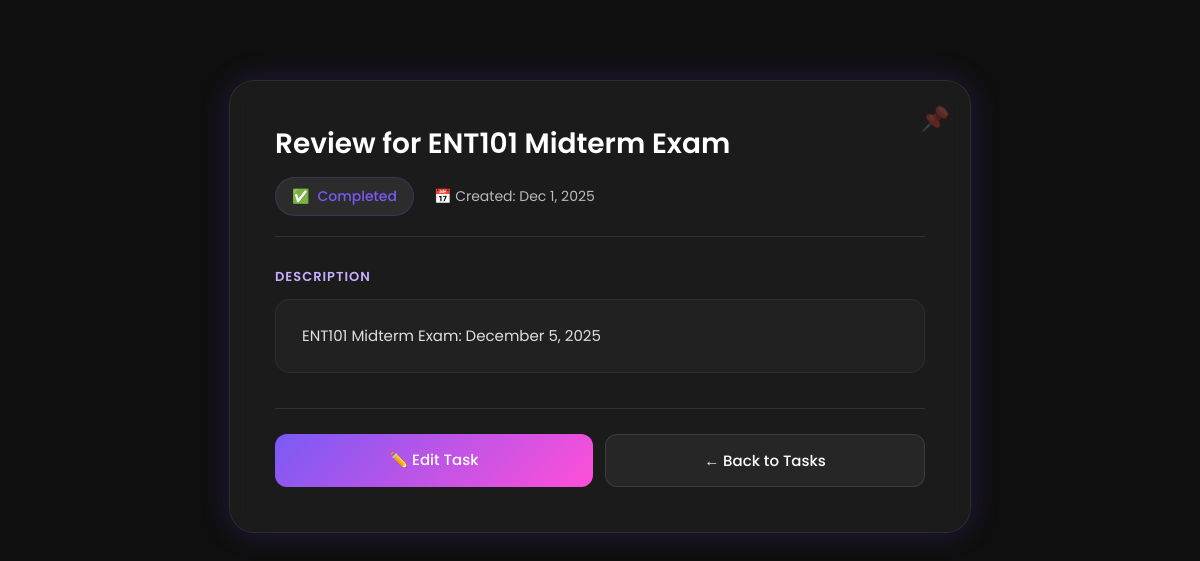
The app's page /view_task.php?id=1 (signed in) with its own data.
### tables this page shows
CREATE TABLE `tasks` (
  `id` int(11) NOT NULL,
  `task_title` varchar(255) DEFAULT NULL,
  `task_description` text DEFAULT NULL,
  `status` varchar(50) DEFAULT 'Pending',
  `created_at` timestamp NOT NULL DEFAULT current_timestamp(),
  `user_id` int(11) DEFAULT NULL
);

### view_task.php (the view, shortened to what this page needs)
<?php
include 'db.php';
$id = $_GET['id'];
$task = $conn->query("SELECT * FROM tasks WHERE id=$id AND user_id={$_SESSION['user_id']}")->fetch_assoc();
$statusColors = [
    'Pending' => '#FFA500',
    'In Progress' => '#3498db',
    'On Hold' => '#95a5a6',
    'Cancelled' => '#e74c3c',
    'Completed' => '#7A5AF5'
];
$statusIcons = [
    'Pending' => '⏳',
    'In Progress' => '🔄',
    'On Hold' => '⏸️',
    'Cancelled' => '❌',
    'Completed' => '✅'
];
$statusColor = $statusColors[$task['status']] ?? '#C7AFFF';
$statusIcon = $statusIcons[$task['status']] ?? '📝';
?>
<!DOCTYPE html>
<html>
<head>
    <link rel="stylesheet" href="style.css">
</head>
<body>
<div class="task-card">
    <div class="task-header">
        <h1 class="task-title"><?= htmlspecialchars($task['task_title']) ?></h1>
        <div class="task-meta">
            <div class="meta-item">
                <span class="status-badge" style="color: <?= $statusColor ?>; border-color: <?= $statusColor ?>33;">
                    <span><?= $statusIcon ?></span>
                    <span><?= htmlspecialchars($task['status']) ?></span>
                </span>
            </div>
            <div class="meta-item">
                📅 Created: <?= date('M j, Y', strtotime($task['created_at'])) ?>
            </div>
        </div>
    </div>
    <div class="task-body">
        <div class="section-label">Description</div>
        <div class="task-description"><?= trim(htmlspecialchars($task['task_description'])) ?></div>
    </div>
    <div class="task-actions">
        <a href="update_task.php?id=<?= $task['id'] ?>" class="btn btn-edit">
            ✏️ Edit Task
        </a>
        <a href="tasks.php" class="btn btn-back">
            ← Back to Tasks
        </a>
    </div>
</div>
</body>
</html>

### style.css (style rules this page uses)
body { margin: 0; padding: 0; background: #0F0F0F; font-family: 'Poppins', sans-serif; color: white; }
a { color: #C7AFFF; text-decoration: none; }

### view_task.php (style rules this page uses)
.task-card { max-width: 650px; margin: 80px auto; background: rgba(255, 255, 255, 0.05); padding: 45px; border-radius: 25px; backdrop-filter: blur(10px); border: 1px solid rgba(255,255,255,0.08); box-shadow: 0px 0px 30px rgba(127, 72, 255, 0.2); position: relative; }
.task-card::before { content: '📌'; position: absolute; top: 20px; right: 20px; font-size: 24px; opacity: 0.3; }
.task-header { margin-bottom: 30px; padding-bottom: 20px; border-bottom: 1px solid rgba(255,255,255,0.1); }
.task-title { font-size: 28px; font-weight: 600; color: white; margin: 0 0 15px 0; line-height: 1.3; }
.task-meta { display: flex; gap: 20px; flex-wrap: wrap; font-size: 14px; color: #bbbbbb; }
.meta-item { display: flex; align-items: center; gap: 8px; }
.status-badge { display: inline-flex; align-items: center; gap: 8px; padding: 8px 16px; border-radius: 20px; font-weight: 500; font-size: 14px; background: rgba(255,255,255,0.08); border: 1px solid rgba(255,255,255,0.1); }
.task-body { margin: 30px 0; }
.section-label { font-size: 13px; font-weight: 600; color: #C7AFFF; text-transform: uppercase; letter-spacing: 1px; margin-bottom: 12px; }
.task-description { background: rgba(255,255,255,0.03); padding: 22px 26px; border-radius: 15px; border: 1px solid rgba(255,255,255,0.05); color: #e0e0e0; line-height: 1.85; font-size: 15px; white-space: pre-wrap; word-wrap: break-word; text-align: justify; text-justify: inter-word; }
.task-actions { display: flex; gap: 12px; margin-top: 35px; padding-top: 25px; border-top: 1px solid rgba(255,255,255,0.1); }
.btn { flex: 1; padding: 14px 24px; border-radius: 12px; text-align: center; text-decoration: none; font-weight: 500; font-size: 15px; transition: 0.3s; }
.btn-edit { background: linear-gradient(135deg, #7A5AF5, #FF4FD8); color: white; }
.btn-back { background: rgba(255,255,255,0.05); color: white; border: 1px solid rgba(255,255,255,0.1); }

### records on screen
tasks: task_title "Review for ENT101 Midterm Exam", status "✅", status "Completed", created_at "Dec 1, 2025", task_description "ENT101 Midterm Exam: December 5, 2025"
